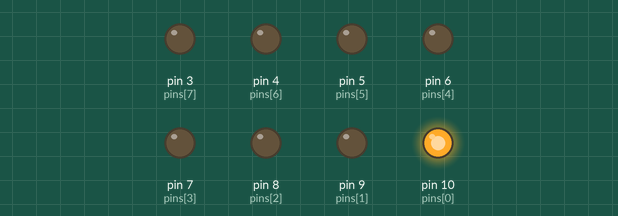
Bench run of a sketch on a simulated Arduino Uno, built with avr-gcc and run on an emulated ATmega328P. On the bench: output pins drawn as LEDs (lit = HIGH).

Above: at 0.03 s.
At 0.33 s:
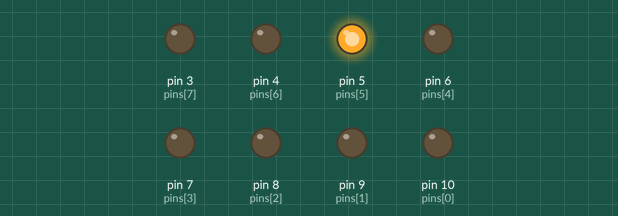
At 0.57 s:
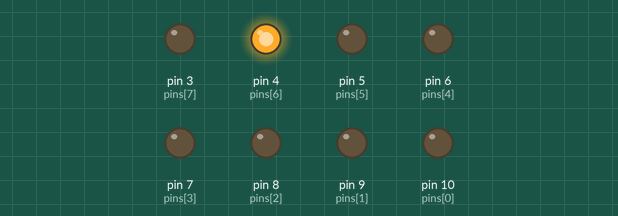
At 1.17 s:
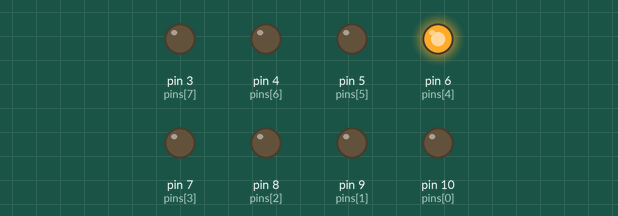
At 1.71 s:
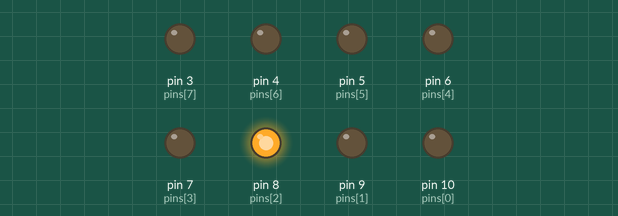
At 2.28 s:
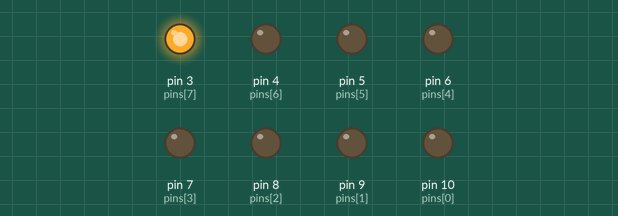
Timing chart, 0 to 3.0 s (numbered marks = the images above):
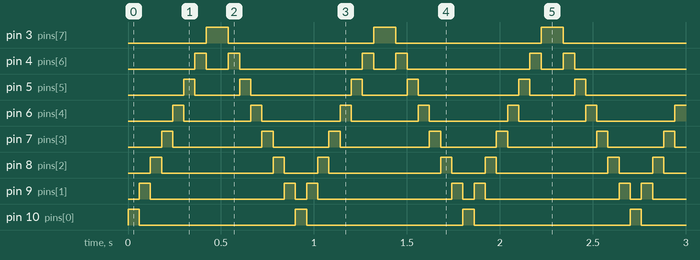

Measured:
- by itself, pin 3 (pins[7]): alternates HIGH for 0.12 s and LOW for 0.78 s
- by itself, pin 4 (pins[6]): repeats every 0.90 s: LOW 0.12 s, HIGH 0.06 s, LOW 0.66 s, HIGH 0.06 s
- by itself, pin 5 (pins[5]): repeats every 0.90 s: LOW 0.24 s, HIGH 0.06 s, LOW 0.54 s, HIGH 0.06 s
- by itself, pin 6 (pins[4]): alternates HIGH for 0.06 s and LOW for 0.39 s
- by itself, pin 7 (pins[3]): repeats every 0.90 s: LOW 0.48 s, HIGH 0.06 s, LOW 0.30 s, HIGH 0.06 s
- by itself, pin 8 (pins[2]): repeats every 0.90 s: LOW 0.60 s, HIGH 0.06 s, LOW 0.18 s, HIGH 0.06 s
- by itself, pin 9 (pins[1]): repeats every 0.90 s: LOW 0.72 s, HIGH 0.06 s, LOW 0.06 s, HIGH 0.06 s
- by itself, pin 10 (pins[0]): alternates HIGH for 0.06 s and LOW for 0.84 s

The sketch:

ButtonLightsController.ino.ino
```cpp
//Basic Light Chasing Sketch for arcade cabint buttons.

int pins[] = {10,9,8,7,6,5,4,3};
int pinsCount=8;
int default_delay = 60;

void setup() {
  for (int i=0; i<pinsCount; i=i+1){
    pinMode(pins[i], OUTPUT);
  }
}

void loop()
{
  for (int i=0; i<pinsCount; i=i+1){
    digitalWrite(pins[i], HIGH);
    delay(default_delay);
    digitalWrite(pins[i], LOW);
  }
  for (int i=pinsCount-1; i>0; i=i-1){
    digitalWrite(pins[i], HIGH);
    delay(default_delay);
    digitalWrite(pins[i], LOW);
  }
}
```
